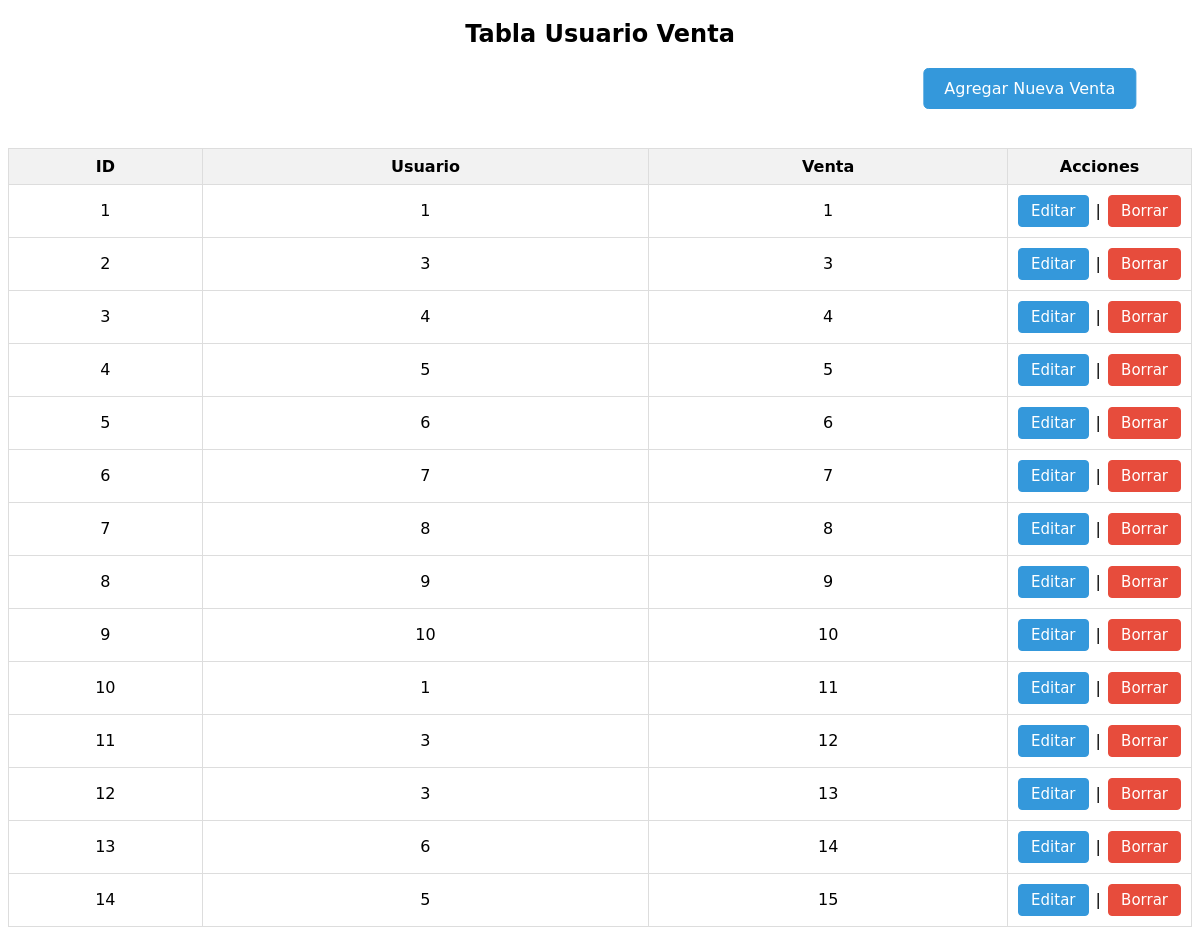
The app's page /ProyectoMetlife/usuario_venta.php with its own data.
### tables this page shows
create table usuario_venta(
	id int not null auto_increment primary key,
	usuario int not null,
	index(usuario),
	venta int not null,
	index(venta),
	foreign key(usuario) references usuarios(id),
	foreign key(venta) references ventas(id)
);

### ProyectoMetlife/usuario_venta.php (the view, shortened to what this page needs)
<?php
include 'conexion.php';
?>
<!DOCTYPE html>
<html lang="en">
<head>
</head>
<body>
<?php
$sql = "SELECT * FROM usuario_venta";
$result = $conn->query($sql);
echo "<h2>Tabla Usuario Venta</h2>";
echo "<a href='agregar_usuario_venta.php' class='button-link'>Agregar Nueva Venta</a><br><br>";
echo "<table>
<tr>
<th>ID</th>
<th>Usuario</th>
<th>Venta</th>
<th>Acciones</th>
</tr>";
while ($row = $result->fetch_assoc()) {
    echo "<tr>
    <td>{$row['id']}</td>
    <td>{$row['usuario']}</td>
    <td>{$row['venta']}</td>
    <td class='actions'>
        <a class='edit-btn' href='editar_usuario_venta.php?id={$row['id']}'>Editar</a>
        |
        <form method='post' action='borrar_usuario_venta.php' style='display:inline;'>
            <input type='hidden' name='id' value='{$row['id']}'>
            <input class='delete-btn' type='submit' value='Borrar' onclick='return confirm(\"¿Estás seguro de borrar este registro?\")'>
        </form>
    </td>
    </tr>";
}
echo "</table>";
?>
</body>
</html>

### ProyectoMetlife/usuario_venta.php (style rules this page uses)
body { font-family: "DejaVu Sans"; }
table { width: 100%; border-collapse: collapse; margin-top: 20px; }
th, td { border: 1px solid #dddddd; text-align: center; padding: 8px; }
th { background-color: #f2f2f2; }
.actions { white-space: nowrap; width: 1%; }
.edit-btn { display: inline-block; padding: 6px 12px; margin: 2px; font-family: "DejaVu Sans"; text-decoration: none; background-color: #3498db; color: #ffffff; border: 1px solid #3498db; border-radius: 4px; cursor: pointer; font-size: 15px; }
.delete-btn { background-color: #e74c3c; border: 1px solid #e74c3c; font-family: "DejaVu Sans"; display: inline-block; padding: 6px 12px; margin: 2px; text-decoration: none; color: #ffffff; border-radius: 4px; font-size: 15px; }
h2 { text-align: center; }
.button-link { display: inline-block; padding: 10px 20px; font-size: 16px; text-align: center; text-decoration: none; background-color: #3498db; color: white; border: 1px solid #3498db; border-radius: 5px; cursor: pointer; transition: background-color 0.3s ease; transform: translate(430%, 0%); }

### records on screen
usuario_venta: id "1", usuario "1", venta "1"
usuario_venta: id "2", usuario "3", venta "3"
usuario_venta: id "3", usuario "4", venta "4"
usuario_venta: id "4", usuario "5", venta "5"
usuario_venta: id "5", usuario "6", venta "6"
usuario_venta: id "6", usuario "7", venta "7"
usuario_venta: id "7", usuario "8", venta "8"
usuario_venta: id "8", usuario "9", venta "9"
usuario_venta: id "9", usuario "10", venta "10"
usuario_venta: id "10", usuario "1", venta "11"
usuario_venta: id "11", usuario "3", venta "12"
usuario_venta: id "12", usuario "3", venta "13"
usuario_venta: id "13", usuario "6", venta "14"
usuario_venta: id "14", usuario "5", venta "15"
